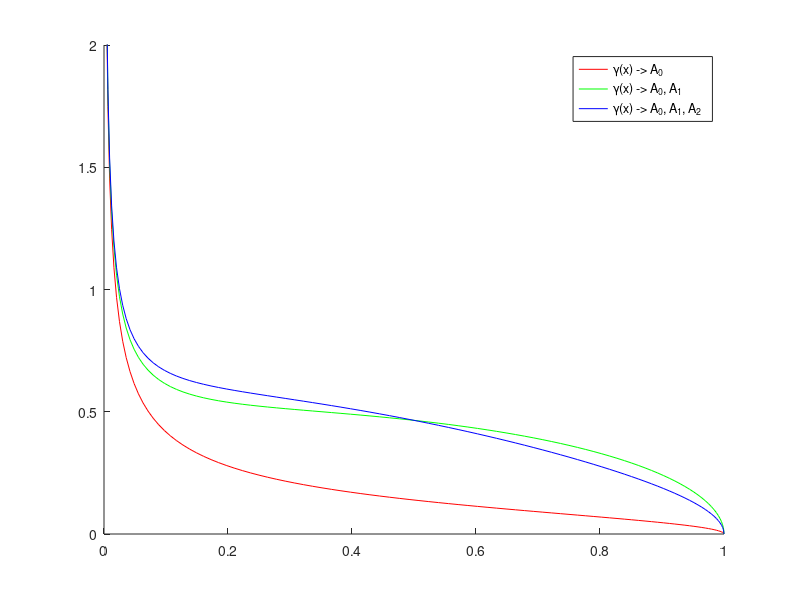
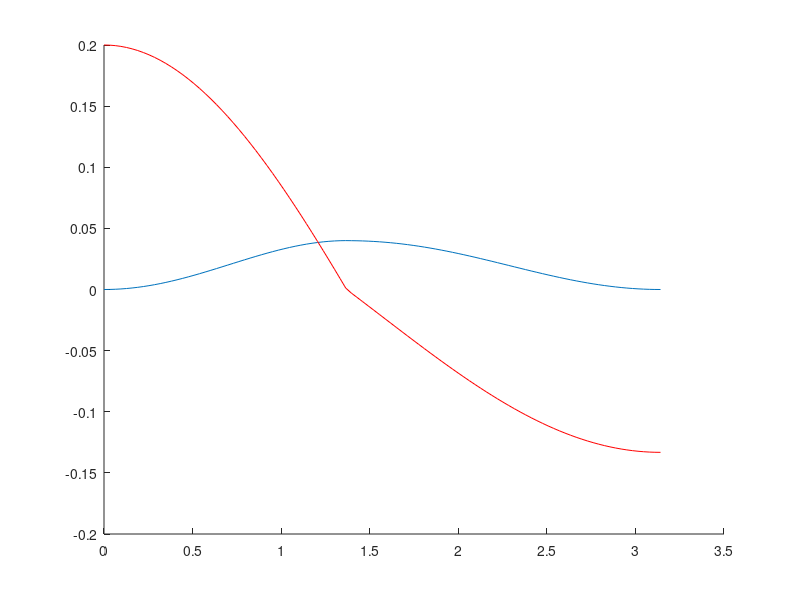

MATLAB code to generate these figures, in order:
% Joel Lubinitsky
% AEE 342 - HW6: Incompressible Flow over Airfoils (2)
% 02/25/15

clear all
close all
clc

alpha = 4.5;
c     = pi;

m  = 2;
p  = 4;
tt = 12;

alpha = alpha * (pi / 180);
m     = m * 0.01;
p     = p * 0.1;
tt    = tt * 0.01;

theta     = linspace(0, pi, 100);
xCamber  = 0.5 * (1 - cos(theta));
indexP   = find(xCamber < p, 1, 'last');
xCamber1 = xCamber(1 : indexP);
xCamber2 = xCamber(indexP + 1 : end);
zCamber1 = 0.250 .* (0.800 .* xCamber1 - xCamber1 .^ 2);
zCamber2 = 0.111 .* (0.200 + 0.800 .* xCamber2 - xCamber2 .^ 2);
zCamber  = [zCamber1, zCamber2];

% dz1dx = 1 ./ 5 - xCamber1 ./ 2;
% dz2dx = 111 ./ 1250 - (111 .* xCamber2) ./ 500;
% zeta = acos(1 - (2 * p) / c)
% theta = acos(1 - 2 * p)
% A0 = (636491886453715149*pi)/90071992547409920000 + alpha - (797048398351949601*sin(6167402294989009/4503599627370496))/18014398509481984000 + 4915718121213127827985448016935409/405648192073033408478945025720320000
% An = (5734161139222659.*(111.*sin((6167402294989009.*n)./4503599627370496) - 111.*sin(pi.*n)))./(45035996273704960000.*n) - (636491886453715149.*sin((6167402294989009.*n)./4503599627370496 + 6167402294989009./4503599627370496))./(9007199254740992.*(2000.*n + 2000)) - (636491886453715149.*sin((6167402294989009.*n)./4503599627370496 - 6167402294989009./4503599627370496))./(9007199254740992.*(2000.*n - 2000)) - (636491886453715149.*sin(pi.*n))./(9007199254740992.*(2000.*n - 2000)) - (636491886453715149.*sin(pi.*n))./(9007199254740992.*(2000.*n + 2000)) - (5734161139222659.*(sin((6167402294989009.*n)./4503599627370496) - 2.*6.^(1./2).*n.*cos((6167402294989009.*n)./4503599627370496)))./(9007199254740992.*(- 20.*n.^3 + 20.*n))

% New values please fucking work
% A0 = alpha + (35364878569878617467521208754931.*xCamber)./162259276829213363391578010288128 + (636491886453715149.*(5.*xCamber - 2).*(4503599627370496.*pi - 6167402294989009))./202824096036516704239472512860160000 - 35364878569878617467521208754931./405648192073033408478945025720320;
% 
% A = zeros(1, 2);
% for n = [1 2]
% A(n) = (636491886453715149.*(5.*xCamber - 2).*(sin((6167402294989009.*n)./4503599627370496) - sin(pi.*n)))./(22517998136852480000.*n) - (5734161139222659.*sin((6167402294989009.*n)./4503599627370496).*(5.*xCamber - 2))./(90071992547409920.*n);
% end
% int1 = trapz(

% A0 = 

% A0 = alpha + 0.0278 * (acos(0.2) / pi) + 0.0222;

dzdx1 = (1/5) - (1/4) .* (1 - cos(theta(1 : indexP)));
dzdx2 = 0.0888 - 0.111 .* (1 - cos(theta(indexP + 1 : end)));
dzdx = [dzdx1, dzdx2];
dzdxcos1 = dzdx .* cos(theta);
dzdxcos2 = dzdx .* cos(2 * theta);


A0 = alpha - (1/pi) * trapz(theta, dzdx);
A1 = (2/pi) * trapz(theta, dzdxcos1);
A2 = (2/pi) * trapz(theta, dzdxcos2);

gamma0 = 2 .* (A0 .* ((1 + cos(theta)) ./ sin(theta)));
gamma1 = 2 .* (A0 .* ((1 + cos(theta)) ./ sin(theta)) + (A1 .* sin(theta)));
gamma2 = 2 .* (A0 .* ((1 + cos(theta)) ./ sin(theta)) + (A1 .* sin(theta) + A2 .* sin(2 .* theta)));


figure(100)
hold on
% axis([-1 2 -1 1])
plot(theta, zCamber)
plot(theta, dzdx, 'color', 'r')

figure(1)
hold on
axis([0 1 0 2])
plot(xCamber, gamma0, 'color', [1 0 0])
plot(xCamber, gamma1, 'color', [0 1 0])
plot(xCamber, gamma2, 'color', [0 0 1])
legend('\gamma(x) -> A_0', '\gamma(x) -> A_0, A_1', '\gamma(x) -> A_0, A_1, A_2')